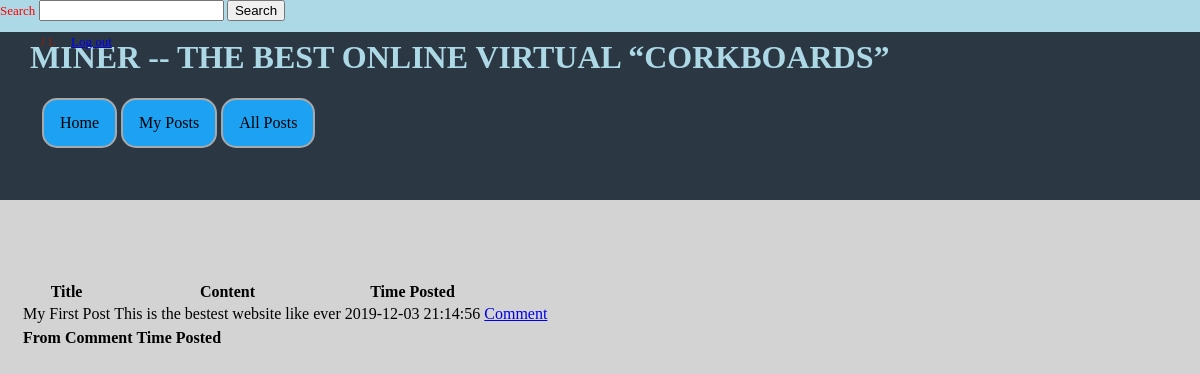
/post.php?postID=1 (signed in), run on the app's committed database.
### tables this page shows
CREATE TABLE IF NOT EXISTS posts (
	postID int NOT NULL AUTO_INCREMENT,
	userID int,
	Title varchar(255),
	Content TEXT,
	TimeCreated TIMESTAMP,
	PRIMARY KEY( postID ),
	FOREIGN KEY (userID) REFERENCES users(userID)
);

### post.php (the view, shortened to what this page needs)
<!DOCTYPE html>
<html lang="en-US">
<head>
	<link rel="stylesheet" type="text/css" href="header.css" />
</head>
<body>
	<?php
	  if (isset($_SESSION["passwordVerified"])) {
			if ($_SESSION["passwordVerified"] == TRUE) {
				include 'header_afterloggedin.php';
			}
			else{
				include 'templateHeader.php';
			}
		}
		else{
			include 'templateHeader.php';
			header("Location: login.php");
		}
	?>
	<main>
	<?php if (isset($_SESSION["passwordVerified"])): ?>
		<?php if ($_SESSION["passwordVerified"] == TRUE): ?>
			<table>
				<thead>
				<tr>
					<th>Title</th>
					<th>Content</th>
					<th>Time Posted</th>
				</tr>
				</thead>
				<tbody>
				<?php
					getPost($_GET["postID"], $_SESSION['userID']);
				?>
				</tbody>
			</table>
			<table>
				<thead>
				<tr>
					<th>From</th>
					<th>Comment</th>
					<th>Time Posted</th>
				</tr>
				</thead>
			</table>
		<?php else: ?>
			<p>Please Log in.</p>
		<?php endif ?>
	<?php else: ?>
		<p>Please Log in.</p>
	<?php endif ?>
	</main>
</body>
</html>
<?php
function getPost($postID, $userid, $Limit = 20, $Offset = 0)
{
	include 'connect.php';
	$querycheck="SELECT * FROM `posts` WHERE postID = ? ORDER BY TimeCreated DESC LIMIT ?, ?";
	$stmt = $mysqli->prepare( $querycheck );
	$stmt->bind_param( "iii", $pID, $Off, $lim);
	$stmt->execute();
	$res = $stmt->get_result();
	while ($row = mysqli_fetch_array($res)) {
		echo "<tr>";
		echo "<td>" . $row["Title"] . "</td>";
		echo "<td>" . $row["Content"] . "</td>";
		echo "<td>" . $row["TimeCreated"] . "</td>";
		echo '<td><a href=\'comment.php?pid='.$row['postID'].'&uid='.$userid.'\' class="comment" id="' . $row['postID'] . '">Comment</a></td>';
		echo "</tr>";
	}
}
?>

### header.css (style rules this page uses)
body { margin:0px; background-color: lightGrey; }
main { position: absolute; top: 35%; margin-right: 10px; margin-left: 20px; }

### data on the page
posts: Title "My First Post", Content "This is the bestest website like ever", TimeCreated "2019-12-03 21:14:56"

### other printed values
$_SESSION["userlname"] "L"
